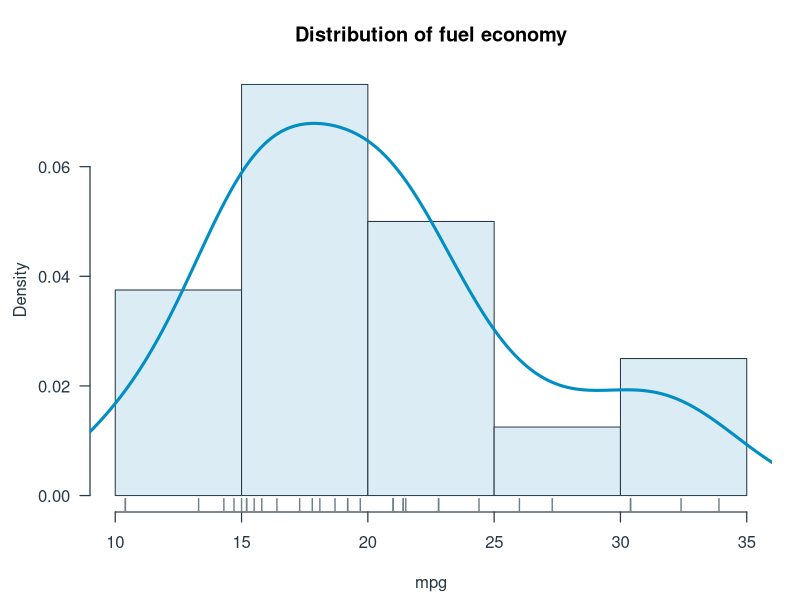
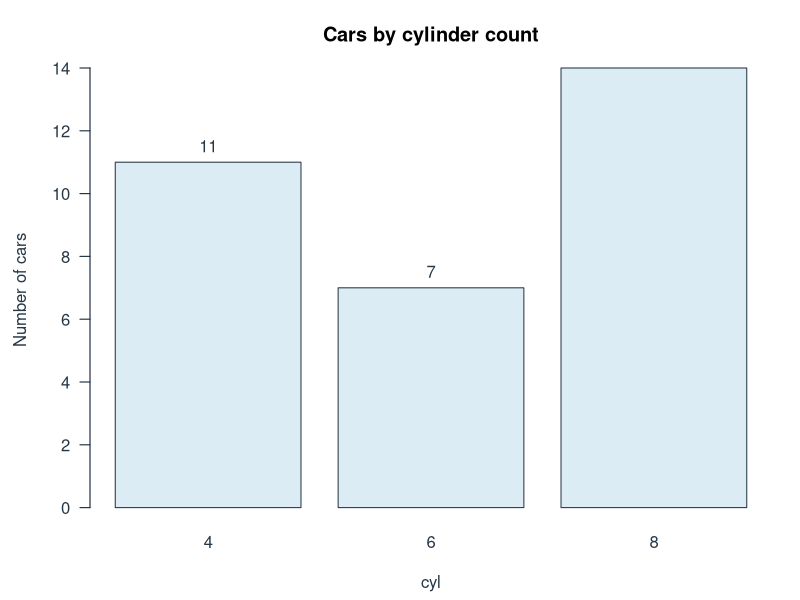
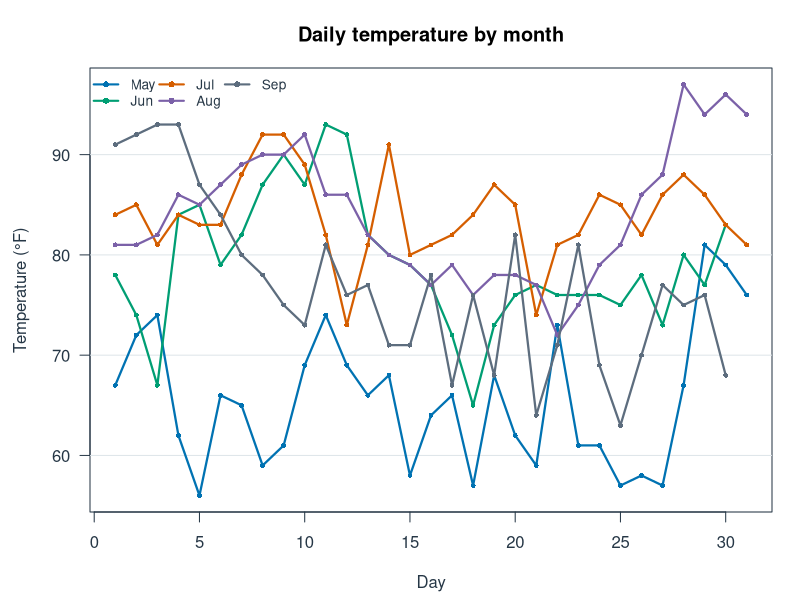
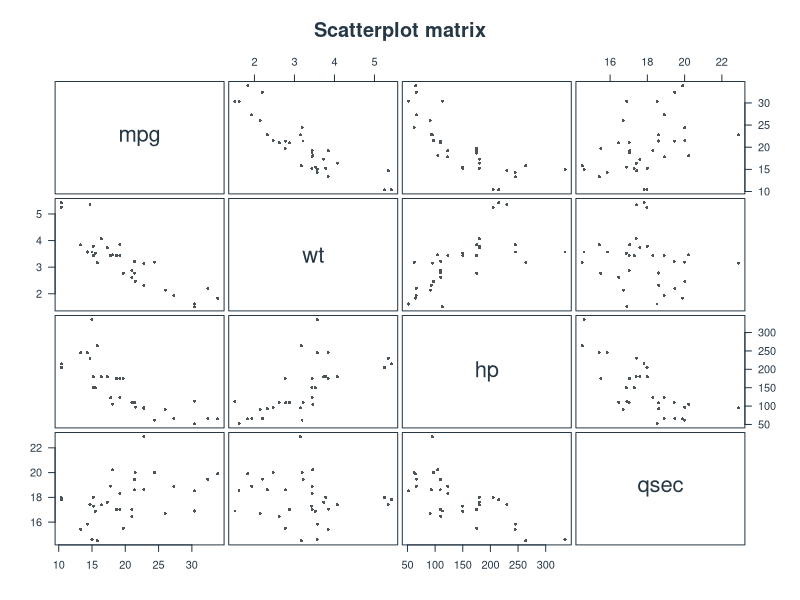
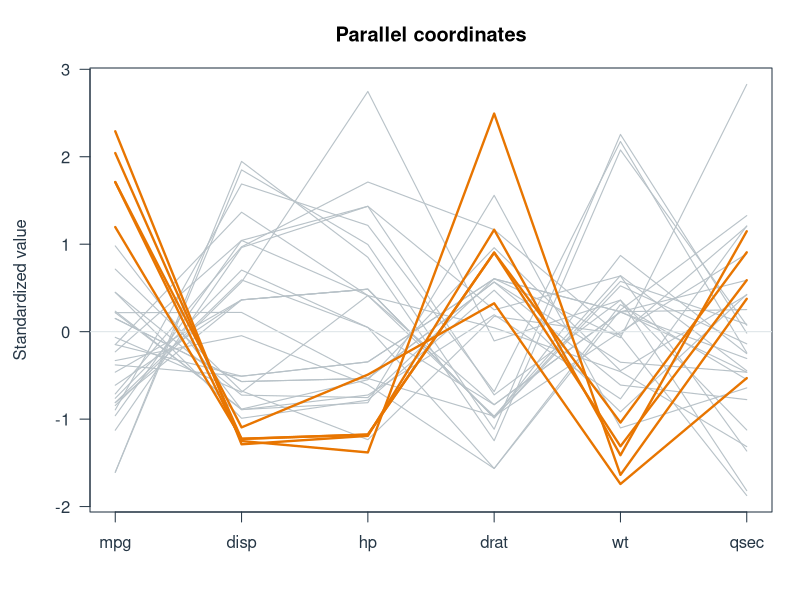
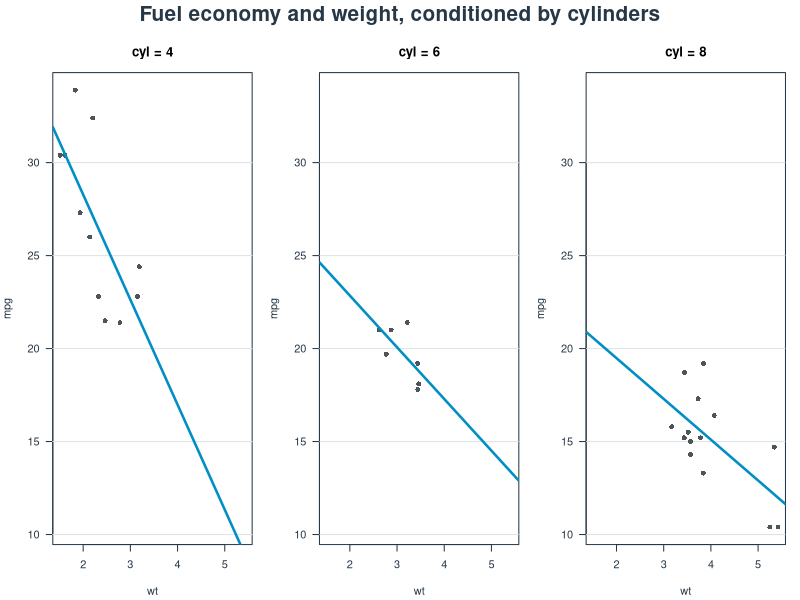
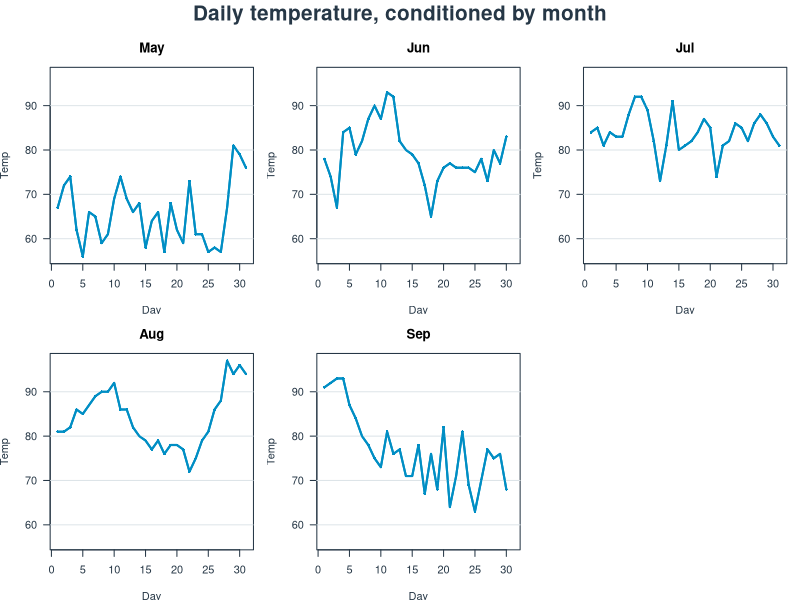
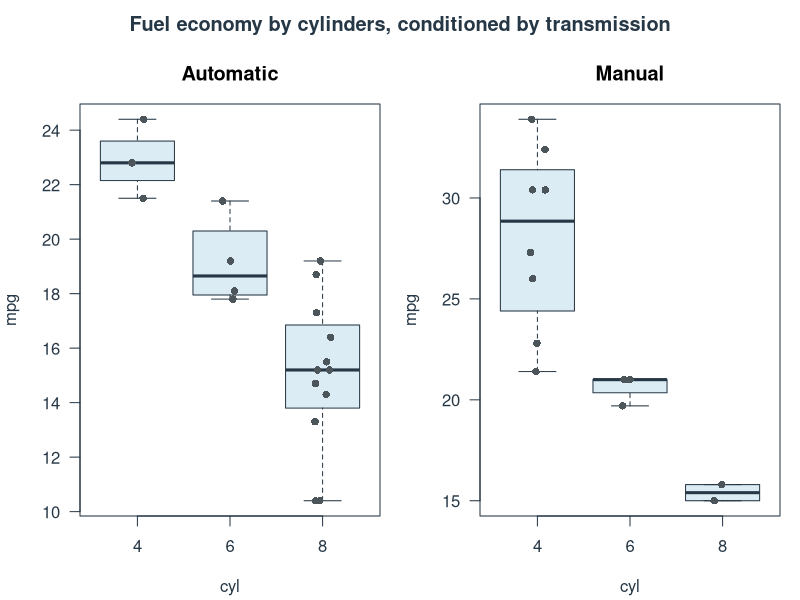

Write R code to recreate these figures, in order.
out <- file.path("website", "assets", "plot-examples")
dir.create(out, recursive = TRUE, showWarnings = FALSE)

ink <- "#263746"
muted <- "#72808a"
grid <- "#dde4e8"
blue <- "#008ec4"
blue_pale <- "#dcecf4"
orange <- "#e87500"
paper <- "#fbfcfd"

open_example <- function(name, width = 1200, height = 760) {
  png(file.path(out, paste0(name, ".png")), width = width, height = height,
      res = 144, bg = paper)
  par(family = "sans", fg = ink, col.axis = ink, col.lab = ink,
      mar = c(4.4, 4.5, 3.4, 1.4), las = 1)
}

grid_y <- function() abline(h = axTicks(2), col = grid, lwd = 1)

# Histogram
open_example("histogram")
h <- hist(mtcars$mpg, breaks = 8, plot = FALSE)
plot(h, freq = FALSE, col = blue_pale, border = ink, lwd = 1.2,
     main = "Distribution of fuel economy", xlab = "mpg", ylab = "Density")
lines(density(mtcars$mpg), col = blue, lwd = 3)
rug(mtcars$mpg, col = muted, lwd = 1.4)
dev.off()

# Bar chart
open_example("bar-chart")
counts <- table(factor(mtcars$cyl, levels = c(4, 6, 8)))
bp <- barplot(counts, col = blue_pale, border = ink, lwd = 1.2,
              main = "Cars by cylinder count", xlab = "cyl", ylab = "Number of cars")
text(bp, counts, labels = counts, pos = 3, col = ink)
dev.off()

# Time series
open_example("time-series")
months <- sort(unique(airquality$Month))
cols <- c("#0072B2", "#009E73", "#D55E00", "#7B61A8", "#5D6D7E")
plot(range(airquality$Day), range(airquality$Temp, na.rm = TRUE), type = "n",
     main = "Daily temperature by month", xlab = "Day", ylab = "Temperature (°F)")
grid_y()
for (i in seq_along(months)) {
  d <- airquality[airquality$Month == months[i], ]
  lines(d$Day, d$Temp, col = cols[i], lwd = 2.2)
  points(d$Day, d$Temp, col = cols[i], pch = 16, cex = .65)
}
legend("topleft", legend = month.abb[months], col = cols, lty = 1, pch = 16,
       lwd = 2, bty = "n", ncol = 3, cex = .82)
dev.off()

# Scatterplot matrix: names only on the diagonal.
open_example("scatterplot-matrix", 1100, 900)
vars <- mtcars[c("mpg", "wt", "hp", "qsec")]
pairs(vars, labels = names(vars), pch = 16, cex = .62, col = "#4c555a",
      gap = .35, main = "Scatterplot matrix")
dev.off()

# Parallel coordinates, using standardized variables.
open_example("parallel-coordinates")
pv <- c("mpg", "disp", "hp", "drat", "wt", "qsec")
z <- scale(mtcars[pv])
matplot(seq_along(pv), t(z), type = "l", lty = 1, col = "#b8c2c8",
        lwd = 1.1, xaxt = "n", xlab = "", ylab = "Standardized value",
        main = "Parallel coordinates")
axis(1, at = seq_along(pv), labels = pv)
abline(h = 0, col = grid, lwd = 1)
selected <- which(mtcars$mpg >= quantile(mtcars$mpg, .85))
for (i in selected) lines(seq_along(pv), z[i, ], col = orange, lwd = 2.3)
dev.off()

# Trellis scatterplot.
open_example("trellis-scatterplot", 1350, 620)
par(mfrow = c(1, 3), mar = c(4.2, 4, 3.2, 1.1), oma = c(0, 0, 2.3, 0))
for (g in c(4, 6, 8)) {
  d <- mtcars[mtcars$cyl == g, ]
  plot(d$wt, d$mpg, xlim = range(mtcars$wt), ylim = range(mtcars$mpg),
       pch = 16, col = "#4c555a", xlab = "wt", ylab = "mpg", main = paste("cyl =", g))
  grid_y()
  points(d$wt, d$mpg, pch = 16, col = "#4c555a")
  abline(lm(mpg ~ wt, data = d), col = blue, lwd = 2.5)
}
mtext("Fuel economy and weight, conditioned by cylinders", outer = TRUE,
      side = 3, line = .5, cex = 1.25, font = 2)
dev.off()

# Trellis time series.
open_example("trellis-time-series", 1350, 900)
par(mfrow = c(2, 3), mar = c(3.8, 3.8, 3, 1), oma = c(0, 0, 2.1, 0))
for (m in months) {
  d <- airquality[airquality$Month == m, ]
  plot(d$Day, d$Temp, type = "o", pch = 16, cex = .55, lwd = 2,
       col = blue, xlim = range(airquality$Day), ylim = range(airquality$Temp),
       xlab = "Day", ylab = "Temp", main = month.abb[m])
  grid_y(); lines(d$Day, d$Temp, col = blue, lwd = 2)
}
plot.new()
mtext("Daily temperature, conditioned by month", outer = TRUE,
      side = 3, line = .35, cex = 1.25, font = 2)
dev.off()

# Trellis boxplots.
open_example("trellis-boxplot", 1200, 650)
par(mfrow = c(1, 2), mar = c(4.2, 4, 3.1, 1), oma = c(0, 0, 2.1, 0))
for (a in c(0, 1)) {
  d <- mtcars[mtcars$am == a, ]
  boxplot(mpg ~ factor(cyl), data = d, col = blue_pale, border = ink,
          xlab = "cyl", ylab = "mpg", main = if (a == 0) "Automatic" else "Manual")
  stripchart(mpg ~ factor(cyl), data = d, vertical = TRUE, method = "jitter",
             pch = 16, col = "#4c555a", add = TRUE)
}
mtext("Fuel economy by cylinders, conditioned by transmission", outer = TRUE,
      side = 3, line = .35, cex = 1.2, font = 2)
dev.off()

# Trellis bar charts.
open_example("trellis-bar-chart", 1200, 650)
par(mfrow = c(1, 2), mar = c(4.2, 4, 3.1, 1), oma = c(0, 0, 2.1, 0))
for (a in c(0, 1)) {
  d <- mtcars[mtcars$am == a, ]
  tab <- table(factor(d$cyl, levels = c(4, 6, 8)))
  barplot(tab, col = blue_pale, border = ink, ylim = c(0, max(table(mtcars$cyl))),
          xlab = "cyl", ylab = "Number of cars",
          main = if (a == 0) "Automatic" else "Manual")
}
mtext("Cylinder counts, conditioned by transmission", outer = TRUE,
      side = 3, line = .35, cex = 1.2, font = 2)
dev.off()

# Trellis histograms.
open_example("trellis-histogram", 1350, 620)
par(mfrow = c(1, 3), mar = c(4.2, 4, 3.1, 1), oma = c(0, 0, 2.1, 0))
breaks <- seq(10, 35, by = 5)
for (g in c(4, 6, 8)) {
  hist(mtcars$mpg[mtcars$cyl == g], breaks = breaks, col = blue_pale,
       border = ink, xlim = range(breaks), xlab = "mpg", ylab = "Frequency",
       main = paste("cyl =", g))
}
mtext("Fuel-economy distributions, conditioned by cylinders", outer = TRUE,
      side = 3, line = .35, cex = 1.2, font = 2)
dev.off()
